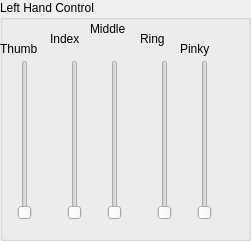
  <widget class="QGroupBox" name="groupBox_5">
   <property name="geometry">
    <rect>
     <x>440</x>
     <y>460</y>
     <width>251</width>
     <height>241</height>
    </rect>
   </property>
   <property name="title">
    <string>Left Hand Control</string>
   </property>
   <widget class="QSlider" name="LHT">
    <property name="geometry">
     <rect>
      <x>10</x>
      <y>60</y>
      <width>29</width>
      <height>160</height>
     </rect>
    </property>
    <property name="orientation">
     <enum>Qt::Vertical</enum>
    </property>
   </widget>
   <widget class="QSlider" name="LHI">
    <property name="geometry">
     <rect>
      <x>60</x>
      <y>60</y>
      <width>29</width>
      <height>160</height>
     </rect>
    </property>
    <property name="orientation">
     <enum>Qt::Vertical</enum>
    </property>
   </widget>
   <widget class="QSlider" name="LHM">
    <property name="geometry">
     <rect>
      <x>100</x>
      <y>60</y>
      <width>29</width>
      <height>160</height>
     </rect>
    </property>
    <property name="orientation">
     <enum>Qt::Vertical</enum>
    </property>
   </widget>
   <widget class="QSlider" name="LHR">
    <property name="geometry">
     <rect>
      <x>150</x>
      <y>60</y>
      <width>29</width>
      <height>160</height>
     </rect>
    </property>
    <property name="orientation">
     <enum>Qt::Vertical</enum>
    </property>
   </widget>
   <widget class="QSlider" name="LHP">
    <property name="geometry">
     <rect>
      <x>190</x>
      <y>60</y>
      <width>29</width>
      <height>160</height>
     </rect>
    </property>
    <property name="orientation">
     <enum>Qt::Vertical</enum>
    </property>
   </widget>
   <widget class="QLabel" name="label_20">
    <property name="geometry">
     <rect>
      <x>0</x>
      <y>40</y>
      <width>51</width>
      <height>17</height>
     </rect>
    </property>
    <property name="text">
     <string>Thumb</string>
    </property>
   </widget>
   <widget class="QLabel" name="label_21">
    <property name="geometry">
     <rect>
      <x>50</x>
      <y>30</y>
      <width>41</width>
      <height>17</height>
     </rect>
    </property>
    <property name="text">
     <string>Index</string>
    </property>
   </widget>
   <widget class="QLabel" name="label_22">
    <property name="geometry">
     <rect>
      <x>90</x>
      <y>20</y>
      <width>51</width>
      <height>17</height>
     </rect>
    </property>
    <property name="text">
     <string>Middle</string>
    </property>
   </widget>
   <widget class="QLabel" name="label_28">
    <property name="geometry">
     <rect>
      <x>140</x>
      <y>30</y>
      <width>31</width>
      <height>17</height>
     </rect>
    </property>
    <property name="text">
     <string>Ring</string>
    </property>
   </widget>
   <widget class="QLabel" name="label_29">
    <property name="geometry">
     <rect>
      <x>180</x>
      <y>40</y>
      <width>41</width>
      <height>17</height>
     </rect>
    </property>
    <property name="text">
     <string>Pinky</string>
    </property>
   </widget>
  </widget>
